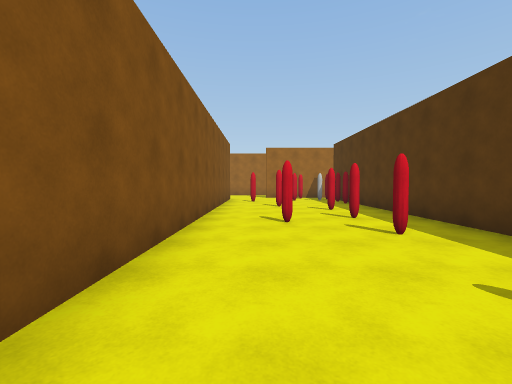
view 1 (above)

23 first-person views from a walk through a scene from a Unity 3-D project. The camera is 1.4 m above the floor, tilts 2° down and sees 90° across. The floor is counted in squares, 2 m on a side. Each view is taken from the middle of a square. On the plan, view 1 faces up. The plan holds only what a view shows up to about 9 squares ahead; the rest is blank. Surface patterns are stand-ins for the level's own textures.

view 2
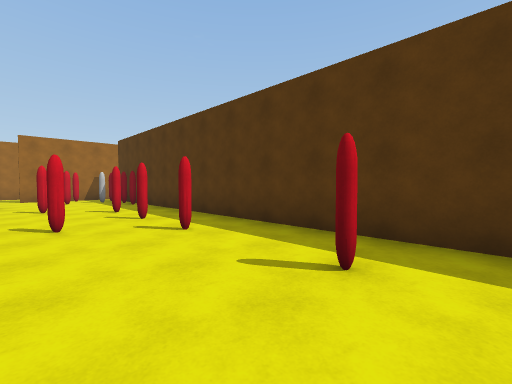

view 3
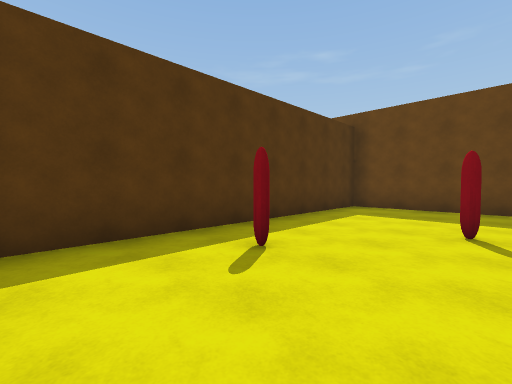

view 4
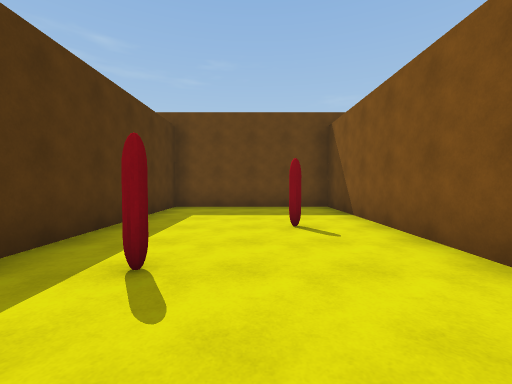

view 5
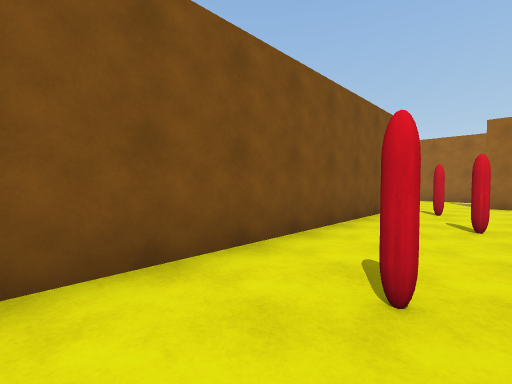

view 6
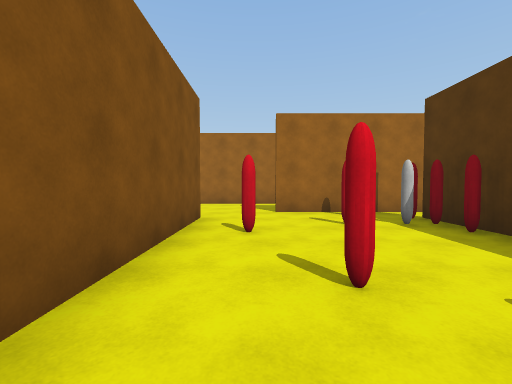

view 7
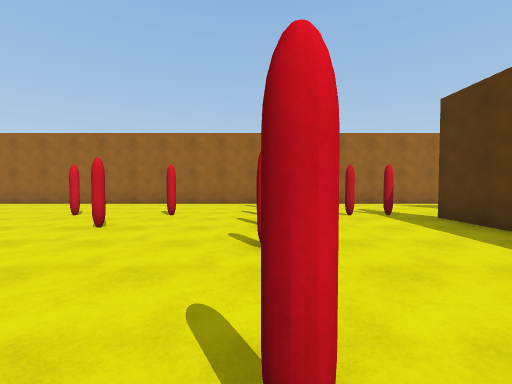

view 8
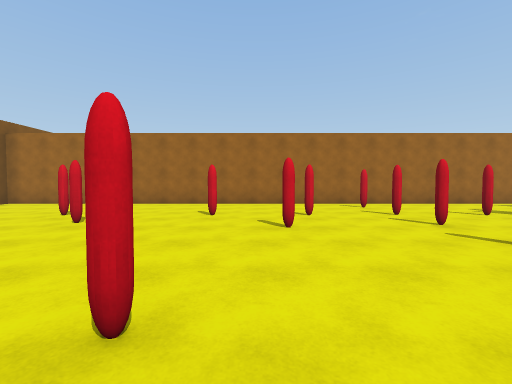

view 9
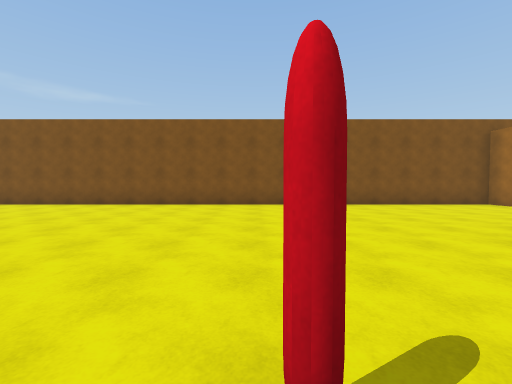

view 10
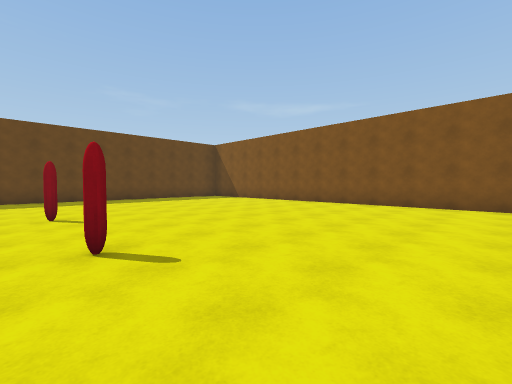

view 11
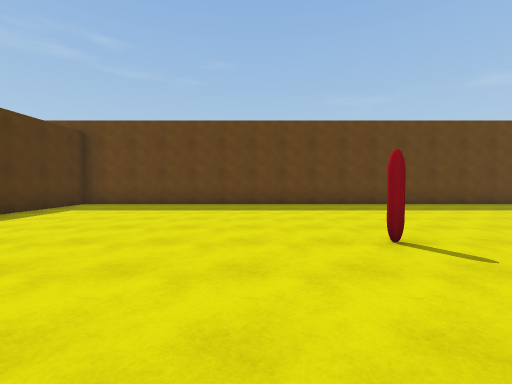

view 12
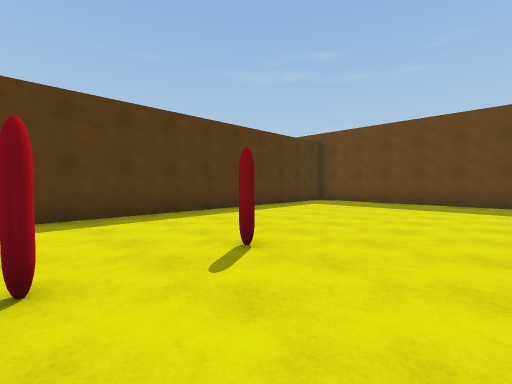

view 13
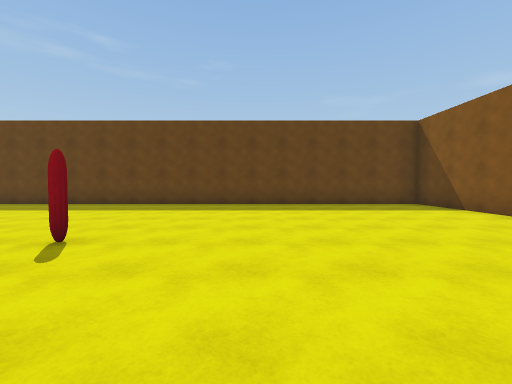

view 14
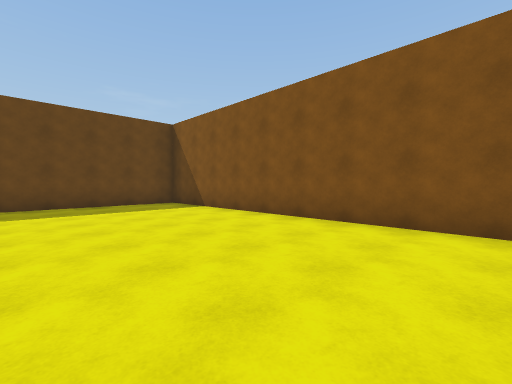

view 15
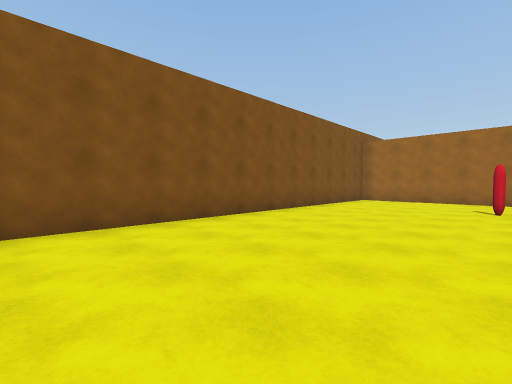

view 16
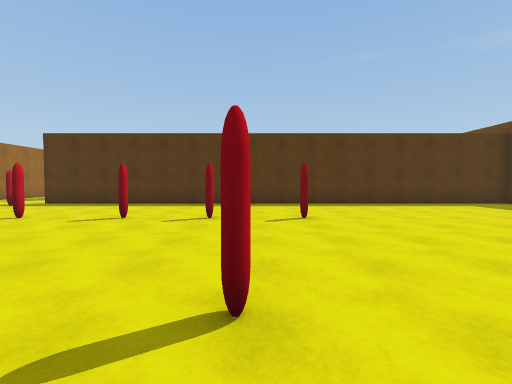

view 17
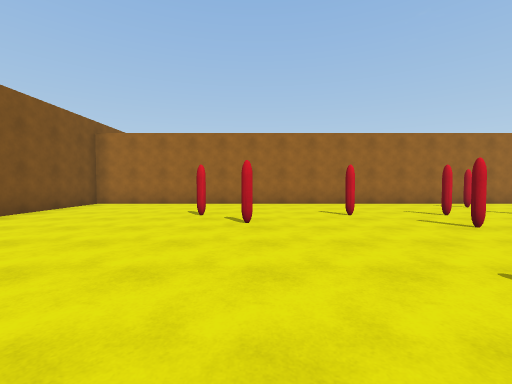

view 18
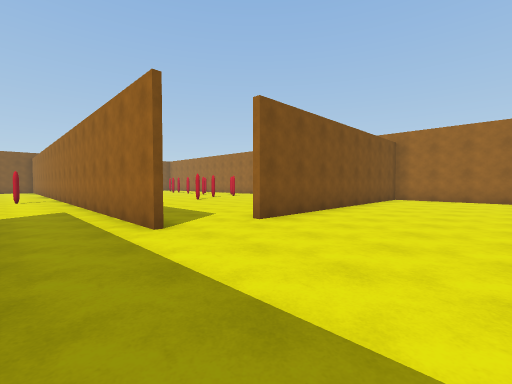

view 19
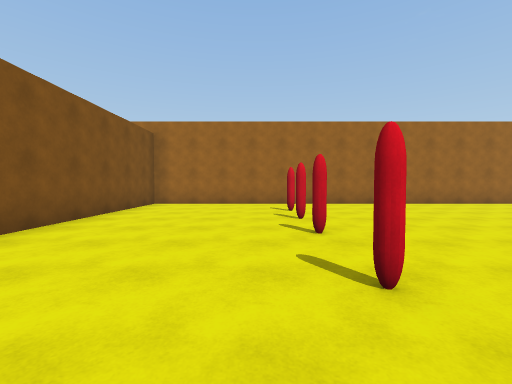

view 20
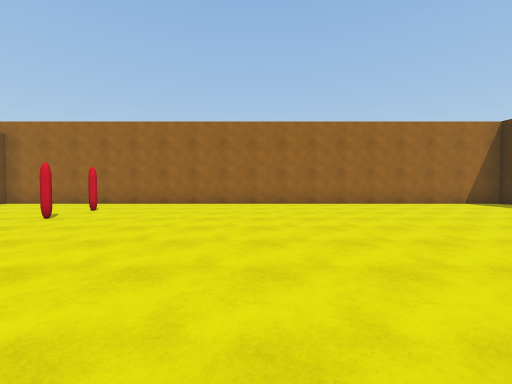

view 21
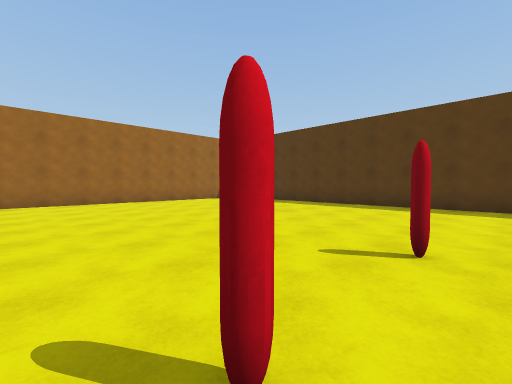

view 22
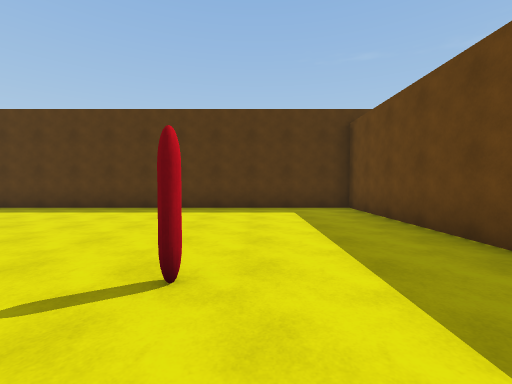

view 23
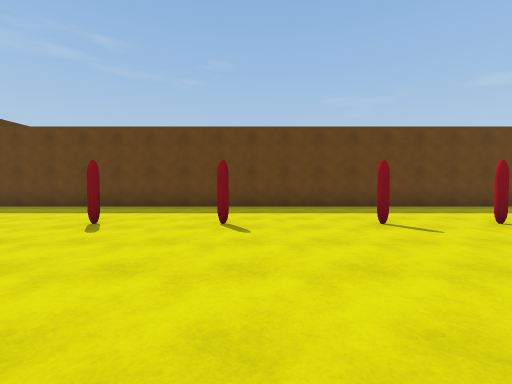

### Floor plan
Key: @ floor where view 1 was taken; # wall or solid block; . floor.
Columns run from 17 left of view 1 to 21 right of it. Each row starts with its distance up from view 1.
 25                     ###################
 24                     #.................#
 23                     #................ #
 22                     #.................#
 21                     #....#............#
 20                     #............. ...#
 19                     #.................#
 18                 ....#....#............#
 17                 ....#.................#
 16                  ........#.#..#.#.....#
 15 #####################.................#
 14 #.....................................#
 13 #.....................................#
 12 #....#..#.#...#...#####################
 11 #.....#.........#...#
 10 #.........#.....#...#
  9 #...............#...#
  8 #...............#.#.#
  7 #.......#...#...#..##
  6 #...............#...#
  5 #...........#...#..##
  4 #.......#.......#..##
  3 #...........#...#...#
  2 #...............#...#
  1 #.......#.......#..##
  0 #...............#@..#
 -1 #...............#...#
 -2 #...............#...#
 -3 #...............#...#
 -4 #...............#...#
 -5 #####################

Positions as (right, up) in squares from view 1, and headings:
1: (0, 0), facing up
2: (0, 0), facing up-right
3: (0, 3), facing down-right
4: (1, 3), facing down
5: (1, 3), facing up-left
6: (0, 6), facing up
7: (-5, 6), facing up
8: (-8, 6), facing up
9: (-8, 7), facing left
10: (-8, 7), facing down-left
11: (-7, 4), facing down
12: (-7, 5), facing down-right
13: (-11, 4), facing down
14: (-12, 4), facing down-left
15: (-12, 4), facing up-left
16: (-10, 4), facing right
17: (-11, 6), facing up
18: (7, 13), facing up-left
19: (7, 16), facing up
20: (12, 16), facing up
21: (12, 15), facing up-right
22: (13, 15), facing right
23: (12, 20), facing down
